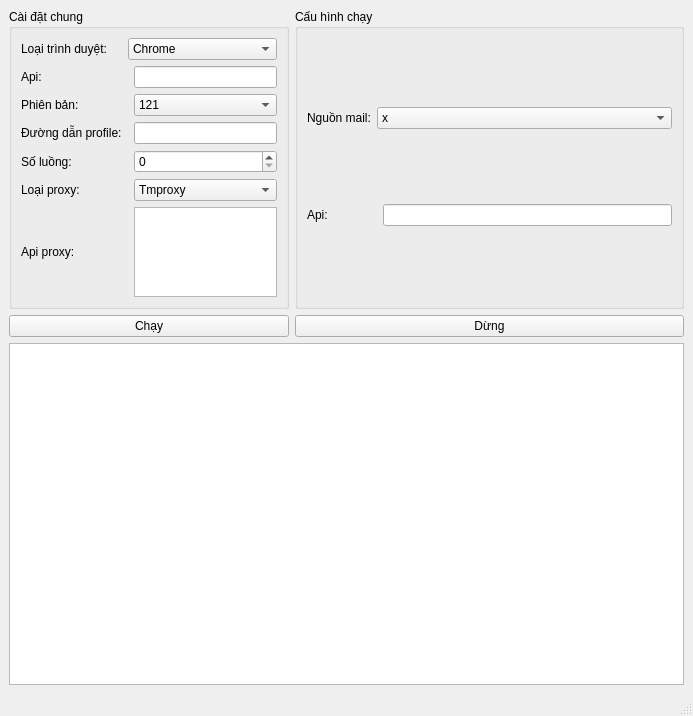
<?xml version="1.0" encoding="UTF-8"?>
<ui version="4.0">
 <class>MainWindow</class>
 <widget class="QMainWindow" name="MainWindow">
  <property name="geometry">
   <rect>
    <x>0</x>
    <y>0</y>
    <width>693</width>
    <height>716</height>
   </rect>
  </property>
  <property name="windowTitle">
   <string>MainWindow</string>
  </property>
  <widget class="QWidget" name="centralwidget">
   <layout class="QGridLayout" name="gridLayout">
    <item row="0" column="0">
     <widget class="QGroupBox" name="groupBox">
      <property name="minimumSize">
       <size>
        <width>0</width>
        <height>250</height>
       </size>
      </property>
      <property name="maximumSize">
       <size>
        <width>280</width>
        <height>300</height>
       </size>
      </property>
      <property name="title">
       <string>Cài đặt chung</string>
      </property>
      <layout class="QGridLayout" name="gridLayout_2">
       <item row="5" column="2">
        <widget class="QSpinBox" name="spinBox"/>
       </item>
       <item row="7" column="0">
        <widget class="QLabel" name="label_7">
         <property name="text">
          <string>Api proxy:</string>
         </property>
        </widget>
       </item>
       <item row="0" column="1" colspan="2">
        <widget class="QComboBox" name="comboBox">
         <item>
          <property name="text">
           <string>Chrome</string>
          </property>
         </item>
         <item>
          <property name="text">
           <string>Chrome</string>
          </property>
         </item>
         <item>
          <property name="text">
           <string>Gpm</string>
          </property>
         </item>
        </widget>
       </item>
       <item row="6" column="2">
        <widget class="QComboBox" name="comboBox_3">
         <item>
          <property name="text">
           <string>Tmproxy</string>
          </property>
         </item>
        </widget>
       </item>
       <item row="1" column="2">
        <widget class="QLineEdit" name="lineEdit"/>
       </item>
       <item row="3" column="2">
        <widget class="QLineEdit" name="lineEdit_2"/>
       </item>
       <item row="1" column="0">
        <widget class="QLabel" name="label_5">
         <property name="text">
          <string>Api:</string>
         </property>
        </widget>
       </item>
       <item row="2" column="0">
        <widget class="QLabel" name="label_3">
         <property name="text">
          <string>Phiên bản:</string>
         </property>
        </widget>
       </item>
       <item row="5" column="0">
        <widget class="QLabel" name="label_2">
         <property name="text">
          <string>Số luồng:</string>
         </property>
        </widget>
       </item>
       <item row="2" column="2">
        <widget class="QComboBox" name="comboBox_2">
         <item>
          <property name="text">
           <string>121</string>
          </property>
         </item>
         <item>
          <property name="text">
           <string>122</string>
          </property>
         </item>
         <item>
          <property name="text">
           <string>123</string>
          </property>
         </item>
         <item>
          <property name="text">
           <string>124</string>
          </property>
         </item>
        </widget>
       </item>
       <item row="6" column="0">
        <widget class="QLabel" name="label_6">
         <property name="text">
          <string>Loại proxy:</string>
         </property>
        </widget>
       </item>
       <item row="0" column="0">
        <widget class="QLabel" name="label">
         <property name="text">
          <string>Loại trình duyệt:</string>
         </property>
        </widget>
       </item>
       <item row="3" column="0">
        <widget class="QLabel" name="label_4">
         <property name="text">
          <string>Đường dẫn profile:</string>
         </property>
        </widget>
       </item>
       <item row="7" column="2">
        <widget class="QPlainTextEdit" name="plainTextEdit">
         <property name="minimumSize">
          <size>
           <width>0</width>
           <height>50</height>
          </size>
         </property>
        </widget>
       </item>
      </layout>
     </widget>
    </item>
    <item row="2" column="0" colspan="2">
     <widget class="QTableWidget" name="tableWidget"/>
    </item>
    <item row="0" column="1">
     <widget class="QGroupBox" name="groupBox_2">
      <property name="minimumSize">
       <size>
        <width>0</width>
        <height>250</height>
       </size>
      </property>
      <property name="title">
       <string>Cấu hình chạy</string>
      </property>
      <layout class="QGridLayout" name="gridLayout_3">
       <item row="0" column="0">
        <widget class="QLabel" name="label_8">
         <property name="text">
          <string>Nguồn mail:</string>
         </property>
        </widget>
       </item>
       <item row="0" column="1" colspan="2">
        <widget class="QComboBox" name="comboBox_4">
         <item>
          <property name="text">
           <string>x</string>
          </property>
         </item>
         <item>
          <property name="text">
           <string>y</string>
          </property>
         </item>
        </widget>
       </item>
       <item row="1" column="0" colspan="2">
        <widget class="QLabel" name="label_9">
         <property name="text">
          <string>Api:</string>
         </property>
        </widget>
       </item>
       <item row="1" column="2">
        <widget class="QLineEdit" name="lineEdit_3"/>
       </item>
      </layout>
     </widget>
    </item>
    <item row="1" column="0">
     <widget class="QPushButton" name="pushButton">
      <property name="text">
       <string>Chạy</string>
      </property>
     </widget>
    </item>
    <item row="1" column="1">
     <widget class="QPushButton" name="pushButton_2">
      <property name="text">
       <string>Dừng</string>
      </property>
     </widget>
    </item>
   </layout>
  </widget>
  <widget class="QStatusBar" name="statusbar"/>
 </widget>
 <resources/>
 <connections/>
</ui>
